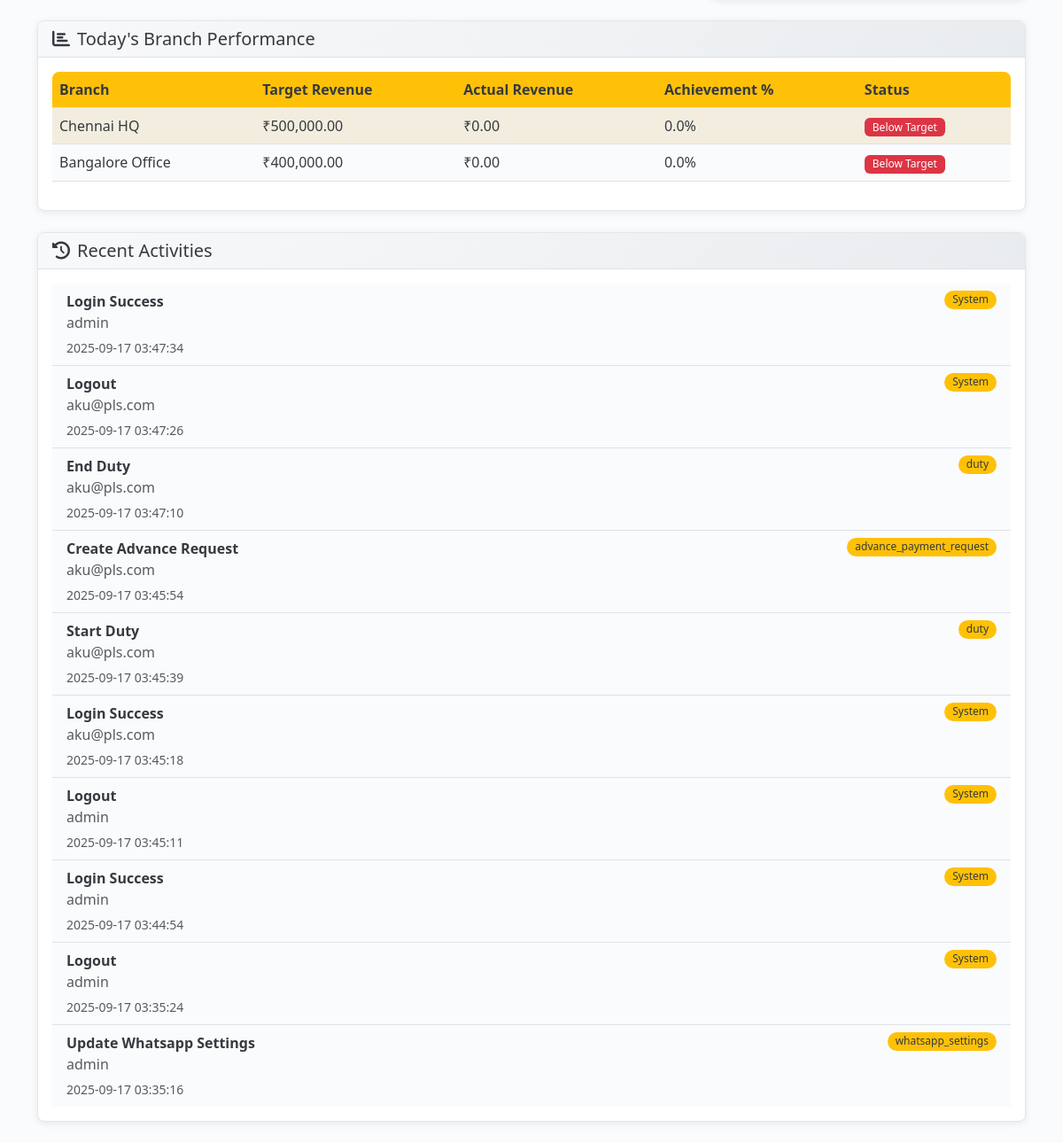
The app's page /admin/dashboard (signed in, lower part), older data.
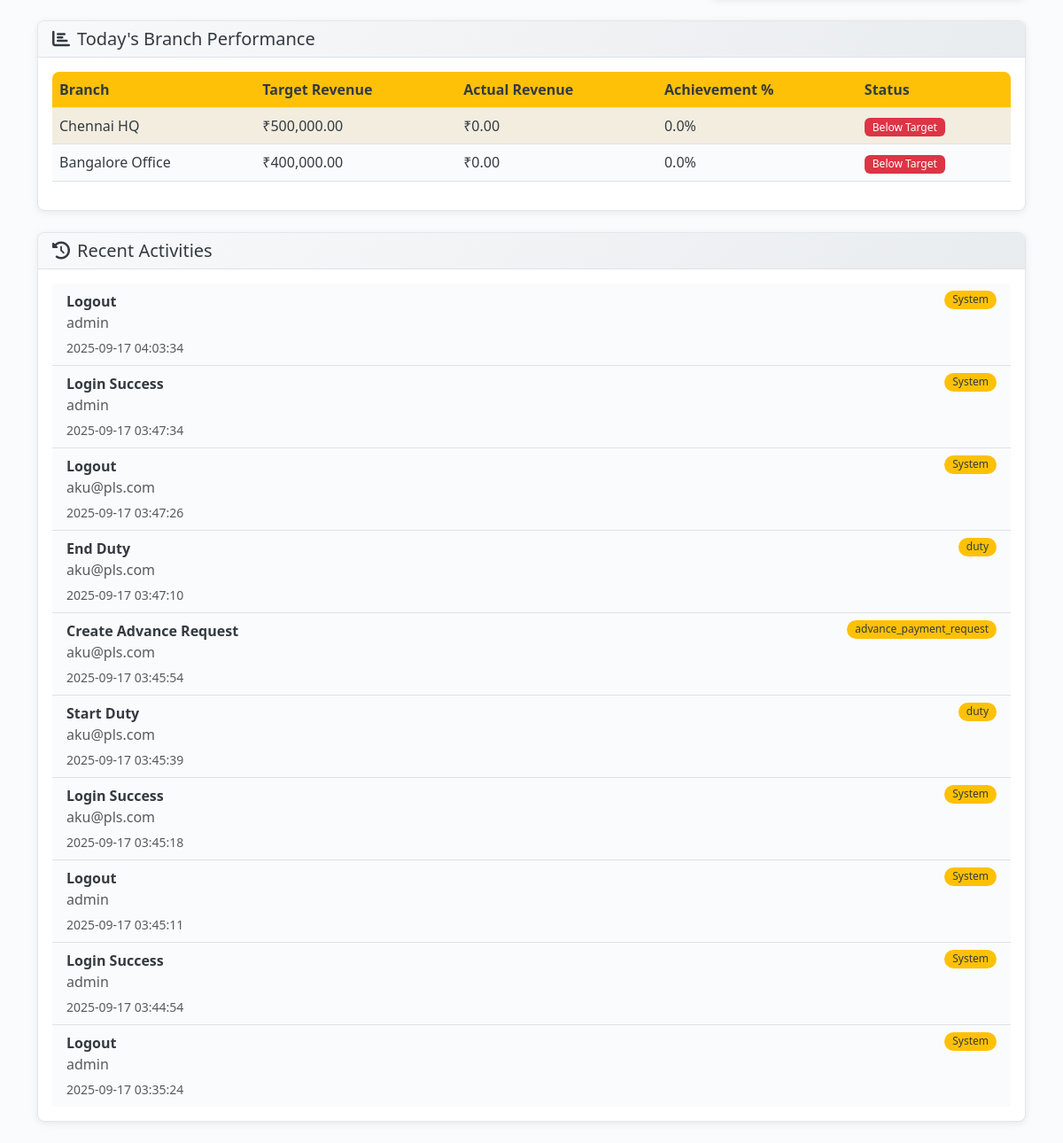
The same page, newer data.
### models.py (models this page shows, shortened)
class Branch(db.Model):
    __tablename__ = 'branches'
    id = db.Column(db.Integer, primary_key=True)
    uuid = db.Column(db.String(36), unique=True, nullable=False, default=lambda: str(uuid.uuid4()))
    name = db.Column(db.String(100), nullable=False, index=True)
    code = db.Column(db.String(20), nullable=False, unique=True)
    region_id = db.Column(db.Integer, db.ForeignKey('regions.id'), nullable=False)
    city = db.Column(db.String(50), nullable=False, index=True)
    address = db.Column(db.Text)
    pincode = db.Column(db.String(10))
    latitude = db.Column(db.Float)
    longitude = db.Column(db.Float)
    contact_phone = db.Column(db.String(20))
    contact_email = db.Column(db.String(120))
    manager_name = db.Column(db.String(100))
    target_revenue_monthly = db.Column(db.Float, default=0.0)
    target_trips_daily = db.Column(db.Integer, default=0)
    operational_hours_start = db.Column(db.Time)
    operational_hours_end = db.Column(db.Time)
    is_active = db.Column(db.Boolean, default=True, index=True)
    auto_assignment_enabled = db.Column(db.Boolean, default=True)
    created_at = db.Column(db.DateTime, default=get_ist_time_naive)
    updated_at = db.Column(db.DateTime, default=get_ist_time_naive, onupdate=get_ist_time_naive)
    drivers = db.relationship('Driver', backref='branch', lazy=True)
    vehicles = db.relationship('Vehicle', backref='branch', lazy=True)
    duties = db.relationship('Duty', backref='branch', lazy=True)
    duty_schemes = db.relationship('DutyScheme', backref='branch', lazy=True)
    @hybrid_property
    def target_revenue(self):
        return self.target_revenue_monthly

class AuditLog(db.Model):
    __tablename__ = 'audit_logs'
    id = db.Column(db.Integer, primary_key=True)
    user_id = db.Column(db.Integer, db.ForeignKey('users.id'), nullable=False, index=True)
    session_id = db.Column(db.String(100))
    action = db.Column(db.String(100), nullable=False, index=True)
    entity_type = db.Column(db.String(50), index=True)
    entity_id = db.Column(db.Integer)
    entity_uuid = db.Column(db.String(36))
    old_values = db.Column(db.Text)  # JSON
    new_values = db.Column(db.Text)  # JSON
    changed_fields = db.Column(db.Text)  # JSON array
    ip_address = db.Column(db.String(45))
    user_agent = db.Column(db.String(500))
    request_url = db.Column(db.String(500))
    request_method = db.Column(db.String(10))
    success = db.Column(db.Boolean, default=True)
    error_message = db.Column(db.Text)
    execution_time = db.Column(db.Float)  # milliseconds
    created_at = db.Column(db.DateTime, default=get_ist_time_naive, index=True)
    user = db.relationship('User', backref='audit_logs')
    __table_args__ = (
        Index('idx_audit_date_user', 'created_at', 'user_id'),
        Index('idx_audit_entity', 'entity_type', 'entity_id'),
    )

class User(UserMixin, db.Model):
    __tablename__ = 'users'
    id = db.Column(db.Integer, primary_key=True)
    uuid = db.Column(db.String(36), unique=True, nullable=False, default=lambda: str(uuid.uuid4()))
    username = db.Column(db.String(64), unique=True, nullable=False, index=True)
    email = db.Column(db.String(120), unique=True, nullable=False, index=True)
    password_hash = db.Column(db.String(256), nullable=False)
    role = db.Column(db.Enum(UserRole), nullable=False, default=UserRole.DRIVER, index=True)
    status = db.Column(db.Enum(UserStatus), nullable=False, default=UserStatus.ACTIVE, index=True)
    first_name = db.Column(db.String(50))
    last_name = db.Column(db.String(50))
    phone = db.Column(db.String(20), unique=True, index=True)
    whatsapp_number = db.Column(db.String(20), index=True)  # Dedicated WhatsApp number
    profile_picture = db.Column(db.String(255))
    last_login = db.Column(db.DateTime)
    login_count = db.Column(db.Integer, default=0)
    failed_login_attempts = db.Column(db.Integer, default=0)
    password_changed_at = db.Column(db.DateTime, default=get_ist_time_naive)
    two_factor_enabled = db.Column(db.Boolean, default=False)
    reset_token = db.Column(db.String(6))
    reset_token_expiry = db.Column(db.DateTime)
    created_at = db.Column(db.DateTime, default=get_ist_time_naive, nullable=False)
    updated_at = db.Column(db.DateTime, default=get_ist_time_naive, onupdate=get_ist_time_naive)
    created_by = db.Column(db.Integer, db.ForeignKey('users.id'))
    driver_profile = db.relationship('Driver', foreign_keys='Driver.user_id', backref='user', uselist=False, cascade='all, delete-orphan')
    managed_branches = db.relationship('Branch',
                                     secondary=manager_branches,
                                     primaryjoin='User.id == manager_branches.c.manager_id',
                                     secondaryjoin='Branch.id == manager_branches.c.branch_id',
                                     backref='managers')

### admin_routes.py (the view)
@admin_bp.route('/dashboard')
@login_required
@admin_required
def dashboard():
    from models import DriverStatus, VehicleStatus, DutyStatus
    total_drivers = Driver.query.filter_by(status=DriverStatus.ACTIVE).count()
    total_vehicles = Vehicle.query.filter_by(status=VehicleStatus.ACTIVE).count()
    total_branches = Branch.query.filter_by(is_active=True).count()
    today = datetime.now().date()
    active_duties = Duty.query.filter(
        and_(func.date(Duty.start_time) == today, Duty.status == DutyStatus.ACTIVE)
    ).count()
    pending_duties = Duty.query.filter_by(status=DutyStatus.PENDING_APPROVAL).count()
    revenue_stats = db.session.query(
        Branch.name,
        Branch.target_revenue,
        func.coalesce(func.sum(Duty.revenue), 0).label('actual_revenue')
    ).outerjoin(Duty, func.date(Duty.start_time) == today) \
     .filter(Branch.is_active == True) \
     .group_by(Branch.id, Branch.name, Branch.target_revenue) \
     .limit(20).all()
    recent_activities = AuditLog.query.options(
        db.joinedload(AuditLog.user)
    ).order_by(desc(AuditLog.created_at)).limit(10).all()
    return render_template('admin/dashboard.html',
                         total_drivers=total_drivers,
                         total_vehicles=total_vehicles,
                         total_branches=total_branches,
                         active_duties=active_duties,
                         pending_duties=pending_duties,
                         revenue_stats=revenue_stats,
                         recent_activities=recent_activities)

### admin_routes.py (called while the page is built)
def admin_required(f):
    @wraps(f)
    def decorated_function(*args, **kwargs):
        from models import UserRole
        if not current_user.is_authenticated or current_user.role != UserRole.ADMIN:
            flash('Admin access required.', 'error')
            return redirect(url_for('auth.login'))
        return f(*args, **kwargs)
    return decorated_function

### models.py (called while the page is built)
    @hybrid_property
    def start_time(self):
        return self.actual_start

    @hybrid_property
    def revenue(self):
        return self.gross_revenue

### templates/admin/dashboard.html (shortened to what this page needs)
{% extends "base.html" %}
{% block content %}
<div class="row mb-4">
    <div class="col-12">
        <div class="card">
            <div class="card-header">
                <h5 class="mb-0"><i class="fas fa-chart-bar me-2"></i>Today's Branch Performance</h5>
            </div>
            <div class="card-body">
                <div class="table-responsive">
                    <table class="table table-striped">
                        <thead>
                            <tr>
                                <th>Branch</th>
                                <th>Target Revenue</th>
                                <th>Actual Revenue</th>
                                <th>Achievement %</th>
                                <th>Status</th>
                            </tr>
                        </thead>
                        <tbody>
                            {% for stat in revenue_stats %}
                            {% set achievement = (stat.actual_revenue / stat.target_revenue * 100) if stat.target_revenue > 0 else 0 %}
                            <tr>
                                <td>{{ stat.name }}</td>
                                <td>₹{{ "{:,.2f}".format(stat.target_revenue) }}</td>
                                <td>₹{{ "{:,.2f}".format(stat.actual_revenue) }}</td>
                                <td>{{ "{:.1f}".format(achievement) }}%</td>
                                <td>
                                    {% if achievement >= 100 %}
                                        <span class="badge bg-success">Target Met</span>
                                    {% elif achievement >= 75 %}
                                        <span class="badge bg-warning">On Track</span>
                                    {% else %}
                                        <span class="badge bg-danger">Below Target</span>
                                    {% endif %}
                                </td>
                            </tr>
                            {% endfor %}
                        </tbody>
                    </table>
                </div>
            </div>
        </div>
    </div>
</div>
<div class="row">
    <div class="col-12">
        <div class="card">
            <div class="card-header">
                <h5 class="mb-0"><i class="fas fa-history me-2"></i>Recent Activities</h5>
            </div>
            <div class="card-body">
                {% if recent_activities %}
                <div class="list-group list-group-flush">
                    {% for activity in recent_activities %}
                    <div class="list-group-item d-flex justify-content-between align-items-start">
                        <div>
                            <div class="fw-bold">{{ activity.action.replace('_', ' ').title() }}</div>
                            <p class="mb-1 text-muted">{{ activity.user.username }}</p>
                            <small class="text-muted">{{ activity.created_at.strftime('%Y-%m-%d %H:%M:%S') }}</small>
                        </div>
                        <span class="badge bg-primary rounded-pill">
                            {{ activity.entity_type or 'System' }}
                        </span>
                    </div>
                    {% endfor %}
                </div>
                {% else %}
                <p class="text-muted mb-0">No recent activities</p>
                {% endif %}
            </div>
        </div>
    </div>
</div>
{% endblock %}

Row changes from the older to the newer data that the page shows:
no longer on this page (row unchanged): AuditLog: action.replace "Update Whatsapp Settings", user.username "admin", created_at "2025-09-17 03:35:16", entity_type "whatsapp_settings"
added AuditLog: action.replace "Logout", user.username "admin", created_at "2025-09-17 04:03:34", entity_type "System"
